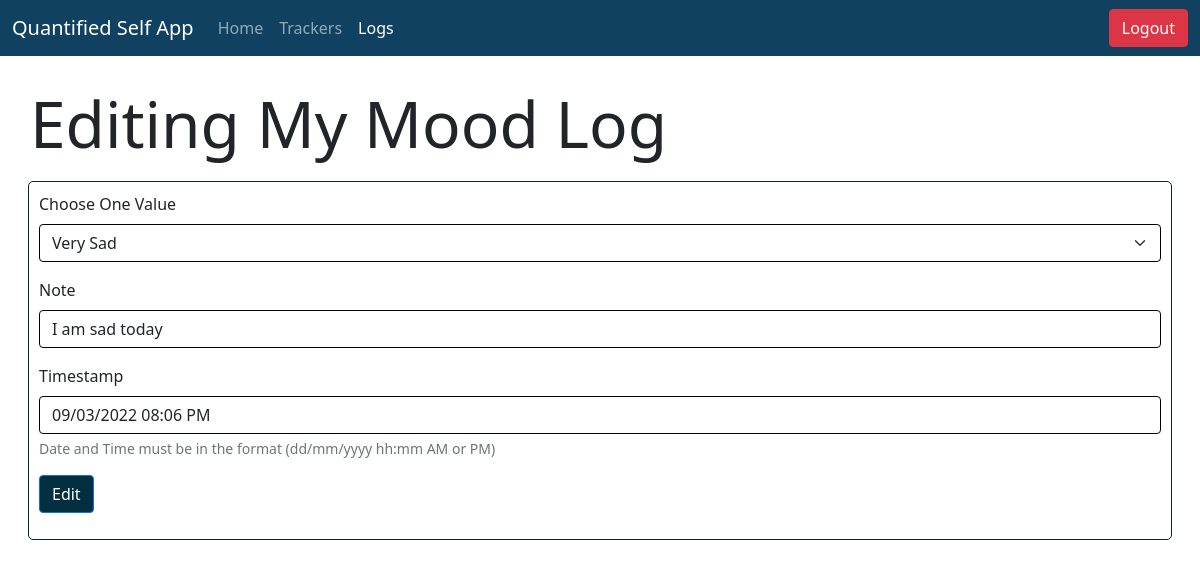
The app's page /user/Harry/logs/1/edit (signed in) with its own data.
### models.py (models this page shows)
class Trackers_Model(db.Model):
  __tablename__ = "Trackers"
  tracker_id = db.Column(db.Integer, autoincrement=True, primary_key=True)
  tracker_name = db.Column(db.String, nullable=False, unique=True)
  tracker_type = db.Column(db.String, nullable=False)
  tracker_desc = db.Column(db.String)

class Logs_Model(db.Model):
  __tablename__ = "Logs"
  log_id = db.Column(db.Integer, autoincrement=True, primary_key=True)
  value = db.Column(db.String, nullable=False)
  note = db.Column(db.String)
  timestamp = db.Column(db.String, nullable=False)
  user_id = db.Column(db.Integer, db.ForeignKey("Users.user_id"), primary_key=True, nullable=False)
  tracker_id = db.Column(db.Integer, db.ForeignKey("Trackers.tracker_id"), primary_key=True, nullable=False)

### app/logviews.py (the view, shortened to what this page needs)
@app.route("/user/<username>/logs/<int:log_id>/edit", methods=['GET', 'POST'])
@login_required
def user_log_edit(username, log_id):
    if request.method == 'GET':
        log = Logs_Model.query.filter_by(log_id=log_id).one()
        tracker = Trackers_Model.query.filter_by(tracker_id=log.tracker_id).first()
        if tracker.tracker_type == "Multiple Choice":
            s = Selectable_Values_Model.query.filter_by(tracker_id=log.tracker_id).first()
            choices = s.selectables.split(",")
            return render_template("user_log_edit.html", condition=False, username=current_user.username, tracker=tracker, choices=choices, log=log)
        return render_template("user_log_edit.html",condition=True, username=current_user.username, tracker=tracker, log=log)

### app/userviews.py (called while the page is built)
@login_manager.user_loader
def load_user(user_id):
    return Users_Model.query.get(user_id)

### templates/user_log_edit.html (shortened to what this page needs)
<!DOCTYPE html>
<html lang="en">
<head>
    <link rel="stylesheet" href="/css/bootstrap.css">
</head>
<body>
    <header>
        <nav class="navbar navbar-expand-lg navbar-dark" style="background-color: #104161;">
            <div class="container-fluid">
              <a class="navbar-brand" href="#">Quantified Self App</a>
              <div class="collapse navbar-collapse" id="navbarNavAltMarkup">
                <div class="navbar-nav">
                  <a class="nav-link" aria-current="page" href="/user/{{username}}/home">Home</a>
                  <a class="nav-link" href="/user/{{username}}/trackers">Trackers</a>
                  <a class="nav-link active" href="/user/{{username}}/logs">Logs</a>
                </div>
              </div>
              <a class="btn btn-danger" role="button" href="/user/logout" >Logout</a>
            </div>
        </nav>
    </header>
    <div class="container-fluid" style="padding: 30px">
        <h1 class="display-3">
            Editing {{tracker.tracker_name}} Log
        </h1>
        <div class="row" style="padding: 10px;">
            <div class="col-md justify-content-center" style="border: 1px solid #10222E; border-radius: 5px; padding: 10px;">
                <form action="/user/{{username}}/logs/{{log.log_id}}/edit" class="form-group" method="post" id="log-form-post">
                    <div class="row">
                        {% if condition == True %}
                        <div class="mb-3">
                            <label for="logvalue" class="form-label">Value ({{tracker.tracker_type}})</label>
                            <input type="text" class="form-control" id="logvalue" name="logvalue" style="border: 1px solid black;" value="{{log.value}}" required>
                        </div>
                        <div class="mb-3">
                            <label for="note" class="form-label">Note</label>
                            <input type="text" class="form-control" id="note" name="note" value="{{log.note}}" autocomplete="off" style="border: 1px solid black;">
                        </div>
                        <div class="mb-3">
                            <label for="datetime" class="form-label">Timestamp</label>
                            <input type="text" class="form-control" id="datetime" name="datetime" value="{{log.timestamp}}" autocomplete="off" style="border: 1px solid black;">
                            <div class="form-text">Date and Time must be in the format (dd/mm/yyyy hh:mm AM or PM)</div>
                        </div>
                        {% else %}
                        <div class="mb-3">
                            <label for="logvalue" class="form-label">Choose One Value</label>
                            <select class="form-select" aria-label="Default select example" id="logvalue" name="logvalue" style="border: 1px solid black;">
                                <option value="{{log.value}}">{{log.value}}</option>
                            </select>
                        </div>
                        <div class="mb-3">
                            <label for="note" class="form-label">Note</label>
                            <input type="text" class="form-control" id="note" name="note" value="{{log.note}}" autocomplete="off" style="border: 1px solid black;">
                        </div>
                        <div class="mb-3">
                            <label for="datetime" class="form-label">Timestamp</label>
                            <input type="text" class="form-control" id="datetime" name="datetime" autocomplete="off" style="border: 1px solid black;" value="{{log.timestamp}}">
                            <div class="form-text">Date and Time must be in the format (dd/mm/yyyy hh:mm AM or PM)</div>
                        </div>
                        {% endif %}
                    </div>
                    <input type="submit" class="btn btn-outline-primary mb-3" value="Edit" style="background-color: #022F40; color: white;">
                </form>
            </div>
        </div>
    </div>
</body>
</html>

### records on screen
Trackers_Model: tracker_name "My Mood"
Logs_Model: logvalue "Very Sad", note "I am sad today", datetime "09/03/2022 08:06 PM"
